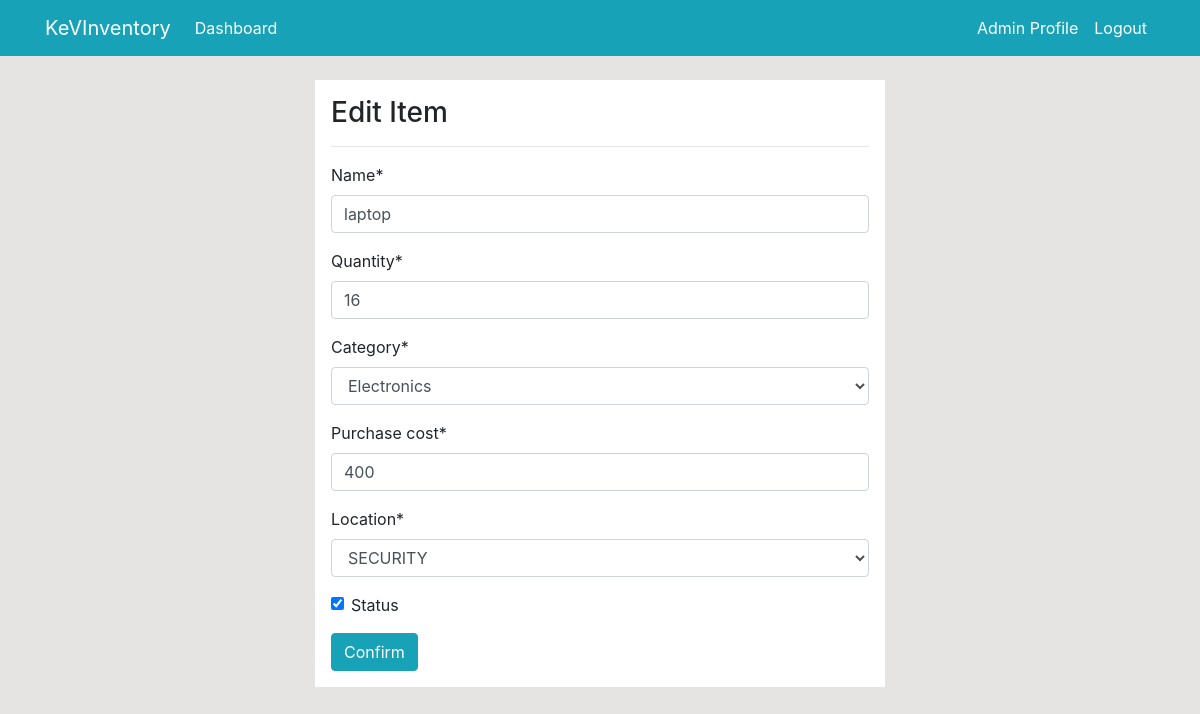
/products/edit/17/ (signed in), run on the app's committed database.
### dashboard/models.py (models this page shows, shortened)
class Product(models.Model):
    name = models.CharField(max_length=100, null=True)
    quantity = models.PositiveIntegerField(null=True)
    category = models.CharField(max_length=50, choices=CATEGORY, null=True)
    purchase_date = models.DateTimeField(auto_now=True)
    purchase_cost = models.PositiveIntegerField(null=True)
    location = models.CharField(max_length=100, choices=DEPART, null=True)
    status = models.BooleanField(default=False)

### dashboard/decorators.py (the view)
        def wrapper(request, *args, **kwargs):
            group = None
            if request.user.groups.exists():
                group = request.user.groups.all()[0].name
            if group in allowed_roles:
                return view_func(request, *args, **kwargs)
            else:
                return HttpResponse('You are not authorized to view this page')

### dashboard/forms.py
class ProductForm(forms.ModelForm):
    class Meta:
        model = Product
        fields = '__all__'

### dashboard/views.py (called while the page is built)
@login_required(login_url='user-login')
@allowed_users(allowed_roles=['Admin'])
def product_edit(request, pk):
    item = Product.objects.get(id=pk)
    if request.method == 'POST':
        form = ProductForm(request.POST, instance=item)
        if form.is_valid():
            form.save()
            return redirect('dashboard-products')
    else:
        form = ProductForm(instance=item)
    context = {
        'form': form,
    }
    return render(request, 'dashboard/products_edit.html', context)

### templates/dashboard/products_edit.html (shortened to what this page needs)
{% extends 'partials/base.html' %}
{% load crispy_forms_tags %}
{% block content %}
<div class="row my-4">
    <div class="col-md-6 offset-md-3 p-3 bg-white">
        <h3>Edit Item</h3>
        <hr>
        <form>
            {{ form|crispy }}
            <input class="btn btn-info" type="submit" value="Confirm">
        </form>
    </div>
</div>
{% endblock %}

### templates/partials/nav.html (shortened to what this page needs)
<nav class="navbar navbar-expand-lg navbar-info bg-info">
    <div class="container">
        {% if user.is_authenticated %}
        <a class="navbar-brand text-white" href="{% url 'dashboard-index' %}">KeVInventory</a>
        <div class="collapse navbar-collapse" id="navbarSupportedContent">
            <ul class="navbar-nav mr-auto">
                <li class="nav-item active">
                    <a class="nav-link text-white" href="{% url 'dashboard-index' %}">Dashboard </a>
                </li>
            </ul>
            <ul class="navbar-nav ml-auto">
                <li class="nav-item active">
                    <a class="nav-link text-white" href="{% url 'user-profile' %}">{{ user.username }} Profile
                        <span class="sr-only">(current)</span></a>
                </li>
                <li class="nav-item">
                    <a class="nav-link text-white" href="{% url 'user-logout' %}">Logout</a>
                </li>
            </ul>
            {% endif %}
        </div>
    </div>
</nav>

### static/style.css (style rules this page uses)
body { background: rgb(230, 227, 227); }

### data on the page
Product: name "laptop", quantity "16", category "Electronics", purchase_cost "400", location "SECURITY", status "☑"

### other printed values
{{ user.username }} "Admin"
